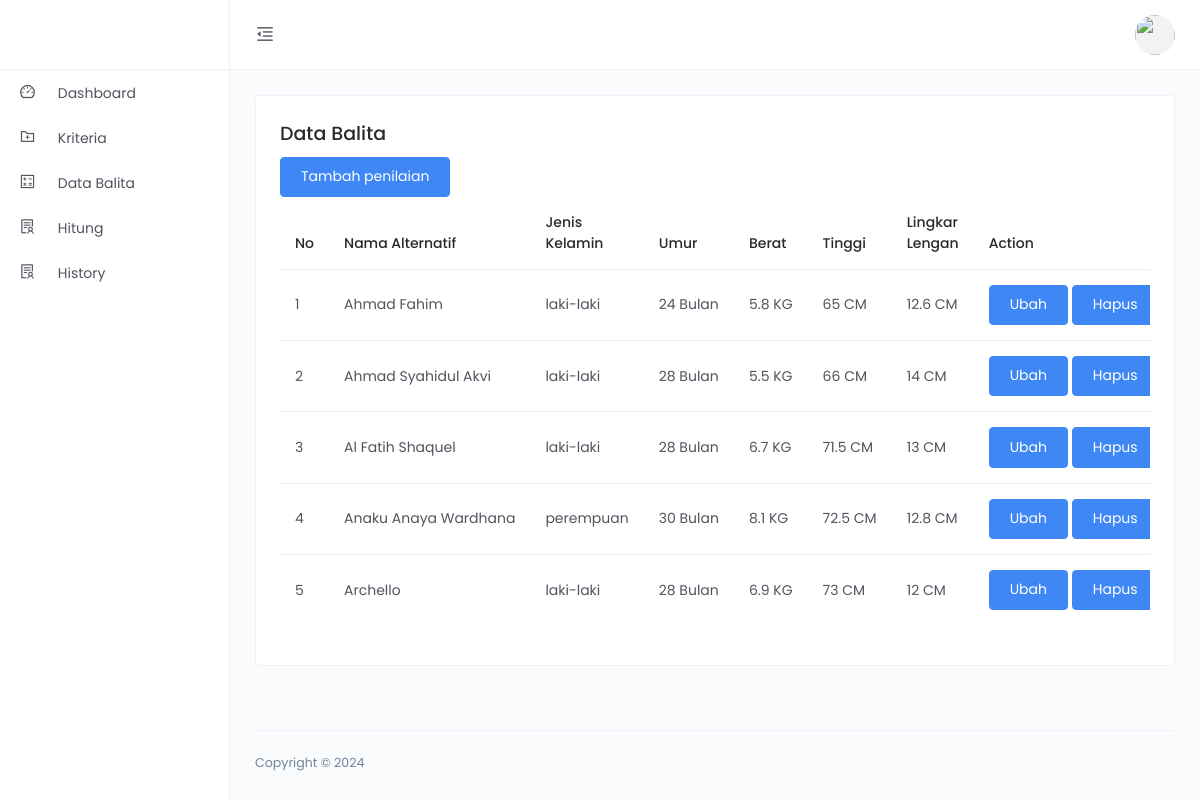
/penilaian.php (signed in), run on the app's committed database.
### tables this page shows
CREATE TABLE `penilaian` (
  `id_penilaian` int(11) NOT NULL,
  `alternatif` varchar(255) NOT NULL,
  `jenis_kelamin` varchar(255) NOT NULL,
  `umur` int(11) NOT NULL,
  `berat` double NOT NULL,
  `tinggi` double NOT NULL,
  `lila` double NOT NULL
);

### src/penilaian.php (the view, shortened to what this page needs)
<?php
include '../config/database.php';
?>
<!DOCTYPE html>
<html lang="en">
<head>
    <link href="../assets/css/app.min.css" rel="stylesheet">
</head>
<body>
    <div class="app">
        <div class="layout">
            <?php include 'header.php'; ?>
            <?php include 'sidenav.php'; ?>
            <div class="page-container">
                <div class="main-content">
                    <div class="row">
                        <div class="col-md-6 col-lg-12">
                            <div class="card">
                                <div class="card-body">
                                    <h4>Data Balita</h4>
                                    <?php if($_SESSION['role'] == 'admin'){?><a href="tambah_penilaian.php"
                                        class="btn btn-primary btn-user">Tambah penilaian</a><?php }?>
                                    <div class="table-responsive">
                                        <table class="table table-hover">
                                            <thead>
                                                <tr>
                                                    <th scope="col">No</th>
                                                    <th scope="col">Nama Alternatif</th>
                                                    <th scope="col">Jenis Kelamin</th>
                                                    <th scope="col">Umur</th>
                                                    <th scope="col">Berat</th>
                                                    <th scope="col">Tinggi</th>
                                                    <th scope="col">Lingkar Lengan</th>
                                                    <?php if($_SESSION['role'] == 'admin'){?> <th scope="col">Action
                                                    </th><?php }?>
                                                </tr>
                                            </thead>
                                            <tbody>
                                                <?php
                $no = 1;
                $get_data = mysqli_query($conn, "SELECT * FROM penilaian");
                while($display = mysqli_fetch_array($get_data)) {
                    $id = $display['id_penilaian'];
                    $nama = $display['alternatif'];
                    $jenis_kelamin = $display['jenis_kelamin'];
                    $umur = $display['umur'];
                    $berat = $display['berat'];
                    $tinggi = $display['tinggi'];
                    $lila = $display['lila'];
                ?>
                                                <td class="text-truncate"><?php echo $no; ?></td>
                                                <td class="text-truncate"><?php echo $nama; ?></td>
                                                <td class="text-truncate"><?php echo $jenis_kelamin; ?></td>
                                                <td class="text-truncate"><?php echo $umur; ?> Bulan</td>
                                                <td class="text-truncate"><?php echo $berat; ?> KG</td>
                                                <td class="text-truncate"><?php echo $tinggi; ?> CM</td>
                                                <td class="text-truncate"><?php echo $lila; ?> CM</td>
                                                <?php if($_SESSION['role'] == 'admin'){?>
                                                <td class="text-truncate">
                                                    <a href='edit_penilaian.php?GetID=<?php echo $id; ?>'
                                                        style="text-decoration: none; list-style: none;"><input
                                                            type='submit' value='Ubah' id='editbtn'
                                                            class="btn btn-primary btn-user"></a>
                                                    <a href='delete_penilaian.php?Del=<?php echo $id; ?>'
                                                        style="text-decoration: none; list-style: none;"><input
                                                            type='submit' value='Hapus' id='delbtn'
                                                            class="btn btn-primary btn-user"></a>
                                                </td>
                                                <?php }?>
                                                <?php
              $no++;
                }
              ?>
                                            </tbody>
                                        </table>
                                    </div>
                                </div>
                            </div>
                        </div>
                    </div>
                </div>
                <footer class="footer">
                    <div class="footer-content justify-content-between">
                        <p class="m-b-0">Copyright © 2024</p>
                    </div>
                </footer>
            </div>
        </div>
    </div>
</body>
</html>

### data on the page
penilaian: alternatif "Ahmad Fahim", jenis_kelamin "laki-laki", umur "24", berat "5.8", tinggi "65", lila "12.6"
penilaian: alternatif "Ahmad Syahidul Akvi", jenis_kelamin "laki-laki", umur "28", berat "5.5", tinggi "66", lila "14"
penilaian: alternatif "Al Fatih Shaquel", jenis_kelamin "laki-laki", umur "28", berat "6.7", tinggi "71.5", lila "13"
penilaian: alternatif "Anaku Anaya Wardhana", jenis_kelamin "perempuan", umur "30", berat "8.1", tinggi "72.5", lila "12.8"
penilaian: alternatif "Archello", jenis_kelamin "laki-laki", umur "28", berat "6.9", tinggi "73", lila "12"
